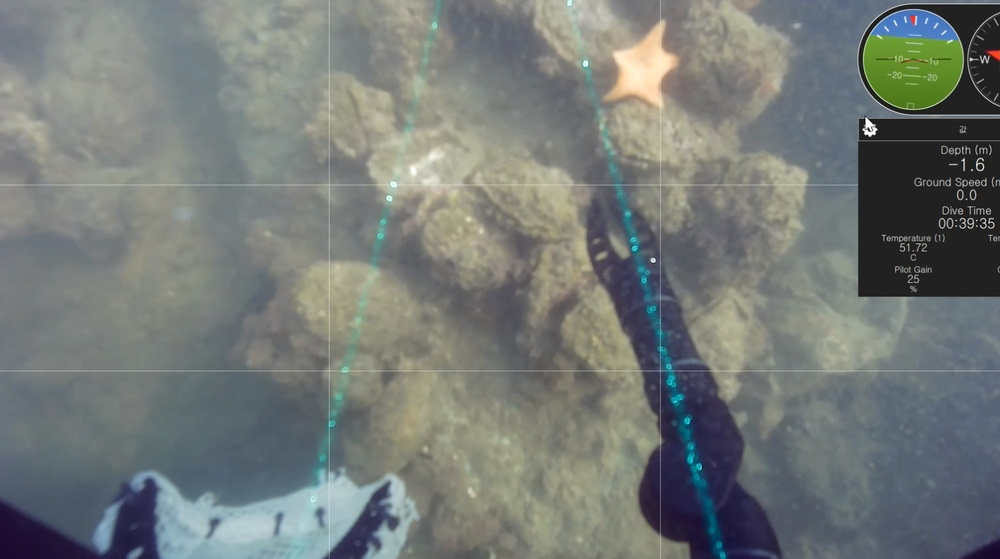
#> input picture Python/Tools/2021/ParticularColor_Extraction/Image/20211018_173828_1.jpg, 1000 x 559 px, shrunk from 1641 x 918 before the run; its folder holds only this picture in this run
$ python cannyedge.py
#> lines starting #> are read from the running program, lines starting #| are printed output that depends on the picture
import cv2
import numpy as np
import os
from glob import glob

route=os.getcwd()
image_list=glob(route+"/Image/*.jpg")
for image in image_list:
    name=image[-6:image.rfind(".")]
    img = cv2.imread(image)
#> img is the input picture: shape (559, 1000, 3); mean B, G, R 119.2, 121.9, 116.5
    edges = cv2.Canny(img, 50, 200)
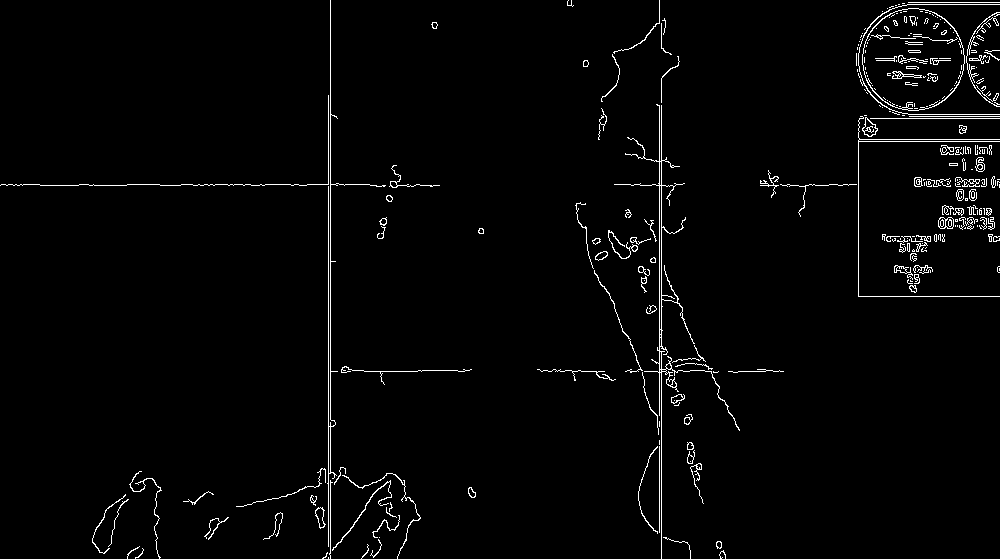
#> edges: shape (559, 1000); 2.1% white in thin lines or dots
    # 결과 출력

    cv2.imwrite(route + "/cannyedge/" + name + "_1" + ".jpg", edges)
